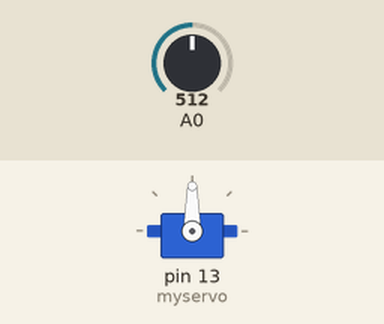
This sketch was run on a simulated Arduino Uno, built with avr-gcc and run on an emulated ATmega328P. Shown: servo. The test bench sets the inputs (shaded band); at power-on: A0 = 512.

Above: at 1.2 s.
1.3 s: A0 set to 716
At 2.3 s:
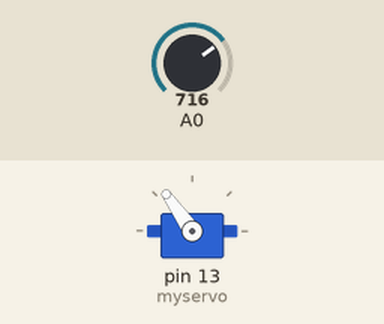
2.8 s: A0 set to 900
At 3.4 s:
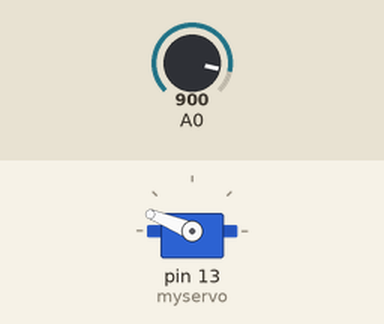
4.3 s: A0 set to 1023
At 5.5 s:
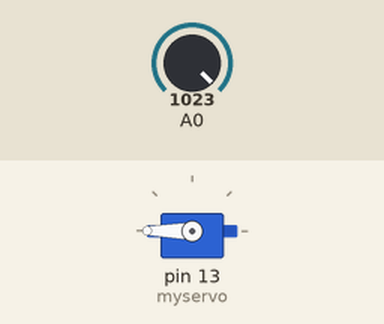
5.8 s: A0 set to 306
At 6.9 s:
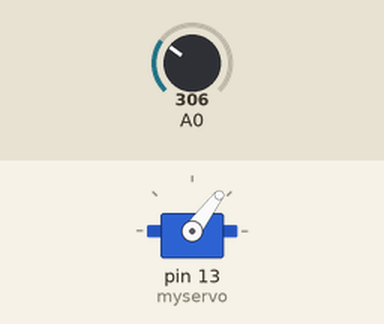
7.3 s: A0 set to 122
At 8.0 s:
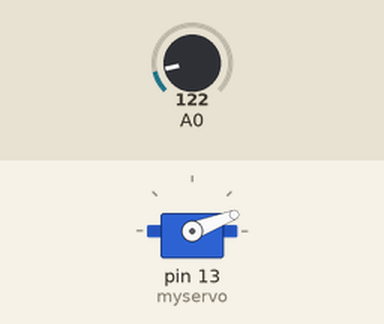
Timing chart, 0 to 9.8 s (numbered marks = the images above; inputs shaded):
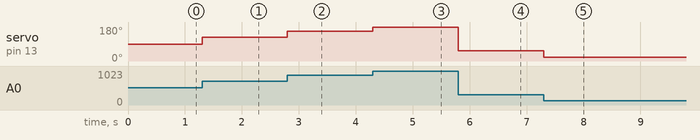

The sketch:

potentiometer-with-servo.ino
```cpp
#include <Servo.h>

// C++ code
//

Servo myservo;

void setup()
{
  myservo.attach(13);
}

void loop()
{
  int point = analogRead(A0);

  int value = map(point, 0, 1023, 0, 180);

  myservo.write(value);
}
```

Measured:
- after the input at 1.3 s, servo on pin 13 (myservo): 90° → 125° at once
- after the input at 2.8 s, servo on pin 13 (myservo): 125° → 158° at once
- after the input at 4.3 s, servo on pin 13 (myservo): 158° → 180° at once
- after the input at 5.8 s, servo on pin 13 (myservo): 180° → 53° at once
- after the input at 7.3 s, servo on pin 13 (myservo): 53° → 21° at once
